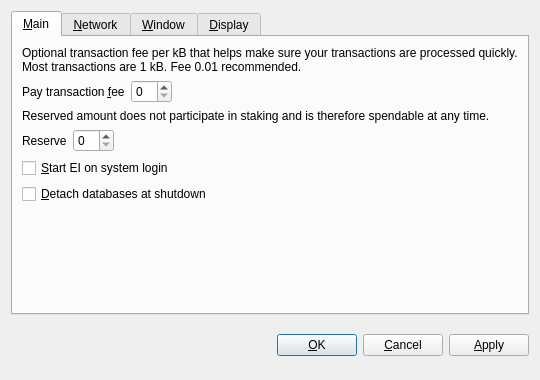
<?xml version="1.0" encoding="UTF-8"?>
<ui version="4.0">
 <class>OptionsDialog</class>
 <widget class="QDialog" name="OptionsDialog">
  <property name="geometry">
   <rect>
    <x>0</x>
    <y>0</y>
    <width>540</width>
    <height>380</height>
   </rect>
  </property>
  <property name="windowTitle">
   <string>Options</string>
  </property>
  <property name="modal">
   <bool>true</bool>
  </property>
  <layout class="QVBoxLayout" name="verticalLayout">
   <item>
    <widget class="QTabWidget" name="tabWidget">
     <property name="tabPosition">
      <enum>QTabWidget::North</enum>
     </property>
     <property name="currentIndex">
      <number>0</number>
     </property>
     <widget class="QWidget" name="tabMain">
      <attribute name="title">
       <string>&amp;Main</string>
      </attribute>
      <layout class="QVBoxLayout" name="verticalLayout_Main">
       <item>
        <widget class="QLabel" name="transactionFeeInfoLabel">
         <property name="text">
          <string>Optional transaction fee per kB that helps make sure your transactions are processed quickly. Most transactions are 1 kB. Fee 0.01 recommended.</string>
         </property>
         <property name="textFormat">
          <enum>Qt::PlainText</enum>
         </property>
         <property name="wordWrap">
          <bool>true</bool>
         </property>
        </widget>
       </item>
       <item>
        <layout class="QHBoxLayout" name="horizontalLayoutFee">
         <item>
          <widget class="QLabel" name="transactionFeeLabel">
           <property name="text">
            <string>Pay transaction &amp;fee</string>
           </property>
           <property name="textFormat">
            <enum>Qt::PlainText</enum>
           </property>
           <property name="buddy">
            <cstring>transactionFee</cstring>
           </property>
          </widget>
         </item>
         <item>
          <widget class="BitcoinAmountField" name="transactionFee"/>
         </item>
         <item>
          <spacer name="horizontalSpacerFee">
           <property name="orientation">
            <enum>Qt::Horizontal</enum>
           </property>
           <property name="sizeHint" stdset="0">
            <size>
             <width>40</width>
             <height>20</height>
            </size>
           </property>
          </spacer>
         </item>
        </layout>
       </item>
       <item>
        <widget class="QLabel" name="reserveBalanceInfoLabel">
         <property name="text">
          <string>Reserved amount does not participate in staking and is therefore spendable at any time.</string>
         </property>
         <property name="textFormat">
          <enum>Qt::PlainText</enum>
         </property>
         <property name="wordWrap">
          <bool>true</bool>
         </property>
        </widget>
       </item>
       <item>
        <layout class="QHBoxLayout" name="horizontalLayoutReserveBalance">
         <item>
          <widget class="QLabel" name="reserveBalanceLabel">
           <property name="text">
            <string>Reserve</string>
           </property>
           <property name="textFormat">
            <enum>Qt::PlainText</enum>
           </property>
           <property name="buddy">
            <cstring>reserveBalance</cstring>
           </property>
          </widget>
         </item>
         <item>
          <widget class="BitcoinAmountField" name="reserveBalance"/>
         </item>
         <item>
          <spacer name="horizontalSpacerReserveBalance">
           <property name="orientation">
            <enum>Qt::Horizontal</enum>
           </property>
           <property name="sizeHint" stdset="0">
            <size>
             <width>40</width>
             <height>20</height>
            </size>
           </property>
          </spacer>
         </item>
        </layout>
       </item>
       <item>
        <widget class="QCheckBox" name="bitcoinAtStartup">
         <property name="toolTip">
          <string>Automatically start EI after logging in to the system.</string>
         </property>
         <property name="text">
          <string>&amp;Start EI on system login</string>
         </property>
        </widget>
       </item>
       <item>
        <widget class="QCheckBox" name="detachDatabases">
         <property name="toolTip">
          <string>Detach block and address databases at shutdown. This means they can be moved to another data directory, but it slows down shutdown. The wallet is always detached.</string>
         </property>
         <property name="text">
          <string>&amp;Detach databases at shutdown</string>
         </property>
        </widget>
       </item>
       <item>
        <spacer name="verticalSpacer_Main">
         <property name="orientation">
          <enum>Qt::Vertical</enum>
         </property>
         <property name="sizeHint" stdset="0">
          <size>
           <width>20</width>
           <height>40</height>
          </size>
         </property>
        </spacer>
       </item>
      </layout>
     </widget>
     <widget class="QWidget" name="tabNetwork">
      <attribute name="title">
       <string>&amp;Network</string>
      </attribute>
      <layout class="QVBoxLayout" name="verticalLayout_Network">
       <item>
        <widget class="QCheckBox" name="mapPortUpnp">
         <property name="toolTip">
          <string>Automatically open the EI client port on the router. This only works when your router supports UPnP and it is enabled.</string>
         </property>
         <property name="text">
          <string>Map port using &amp;UPnP</string>
         </property>
        </widget>
       </item>
       <item>
        <widget class="QCheckBox" name="connectSocks">
         <property name="toolTip">
          <string>Connect to the EI network through a SOCKS proxy (e.g. when connecting through Tor).</string>
         </property>
         <property name="text">
          <string>&amp;Connect through SOCKS proxy:</string>
         </property>
        </widget>
       </item>
       <item>
        <layout class="QHBoxLayout" name="horizontalLayout_Network">
         <item>
          <widget class="QLabel" name="proxyIpLabel">
           <property name="text">
            <string>Proxy &amp;IP:</string>
           </property>
           <property name="textFormat">
            <enum>Qt::PlainText</enum>
           </property>
           <property name="buddy">
            <cstring>proxyIp</cstring>
           </property>
          </widget>
         </item>
         <item>
          <widget class="QValidatedLineEdit" name="proxyIp">
           <property name="maximumSize">
            <size>
             <width>140</width>
             <height>16777215</height>
            </size>
           </property>
           <property name="toolTip">
            <string>IP address of the proxy (e.g. 127.0.0.1)</string>
           </property>
          </widget>
         </item>
         <item>
          <widget class="QLabel" name="proxyPortLabel">
           <property name="text">
            <string>&amp;Port:</string>
           </property>
           <property name="textFormat">
            <enum>Qt::PlainText</enum>
           </property>
           <property name="buddy">
            <cstring>proxyPort</cstring>
           </property>
          </widget>
         </item>
         <item>
          <widget class="QLineEdit" name="proxyPort">
           <property name="maximumSize">
            <size>
             <width>55</width>
             <height>16777215</height>
            </size>
           </property>
           <property name="toolTip">
            <string>Port of the proxy (e.g. 9050)</string>
           </property>
          </widget>
         </item>
         <item>
          <widget class="QLabel" name="socksVersionLabel">
           <property name="text">
            <string>SOCKS &amp;Version:</string>
           </property>
           <property name="textFormat">
            <enum>Qt::PlainText</enum>
           </property>
           <property name="buddy">
            <cstring>socksVersion</cstring>
           </property>
          </widget>
         </item>
         <item>
          <widget class="QValueComboBox" name="socksVersion">
           <property name="toolTip">
            <string>SOCKS version of the proxy (e.g. 5)</string>
           </property>
          </widget>
         </item>
         <item>
          <spacer name="horizontalSpacer_Network">
           <property name="orientation">
            <enum>Qt::Horizontal</enum>
           </property>
           <property name="sizeHint" stdset="0">
            <size>
             <width>40</width>
             <height>20</height>
            </size>
           </property>
          </spacer>
         </item>
        </layout>
       </item>
       <item>
        <spacer name="verticalSpacer_Network">
         <property name="orientation">
          <enum>Qt::Vertical</enum>
         </property>
         <property name="sizeHint" stdset="0">
          <size>
           <width>20</width>
           <height>40</height>
          </size>
         </property>
        </spacer>
       </item>
      </layout>
     </widget>
     <widget class="QWidget" name="tabWindow">
      <attribute name="title">
       <string>&amp;Window</string>
      </attribute>
      <layout class="QVBoxLayout" name="verticalLayout_Window">
       <item>
        <widget class="QCheckBox" name="minimizeToTray">
         <property name="toolTip">
          <string>Show only a tray icon after minimizing the window.</string>
         </property>
         <property name="text">
          <string>&amp;Minimize to the tray instead of the taskbar</string>
         </property>
        </widget>
       </item>
       <item>
        <widget class="QCheckBox" name="minimizeOnClose">
         <property name="toolTip">
          <string>Minimize instead of exit the application when the window is closed. When this option is enabled, the application will be closed only after selecting Quit in the menu.</string>
         </property>
         <property name="text">
          <string>M&amp;inimize on close</string>
         </property>
        </widget>
       </item>
       <item>
        <spacer name="verticalSpacer_Window">
         <property name="orientation">
          <enum>Qt::Vertical</enum>
         </property>
         <property name="sizeHint" stdset="0">
          <size>
           <width>20</width>
           <height>40</height>
          </size>
         </property>
        </spacer>
       </item>
      </layout>
     </widget>
     <widget class="QWidget" name="tabDisplay">
      <attribute name="title">
       <string>&amp;Display</string>
      </attribute>
      <layout class="QVBoxLayout" name="verticalLayout_Display">
       <item>
        <layout class="QHBoxLayout" name="horizontalLayout_1_Display">
         <item>
          <widget class="QLabel" name="langLabel">
           <property name="text">
            <string>User Interface &amp;language:</string>
           </property>
           <property name="textFormat">
            <enum>Qt::PlainText</enum>
           </property>
           <property name="buddy">
            <cstring>lang</cstring>
           </property>
          </widget>
         </item>
         <item>
          <widget class="QValueComboBox" name="lang">
           <property name="toolTip">
            <string>The user interface language can be set here. This setting will take effect after restarting EI.</string>
           </property>
          </widget>
         </item>
        </layout>
       </item>
       <item>
        <layout class="QHBoxLayout" name="horizontalLayout_2_Display">
         <item>
          <widget class="QLabel" name="unitLabel">
           <property name="text">
            <string>&amp;Unit to show amounts in:</string>
           </property>
           <property name="textFormat">
            <enum>Qt::PlainText</enum>
           </property>
           <property name="buddy">
            <cstring>unit</cstring>
           </property>
          </widget>
         </item>
         <item>
          <widget class="QValueComboBox" name="unit">
           <property name="toolTip">
            <string>Choose the default subdivision unit to show in the interface and when sending coins.</string>
           </property>
          </widget>
         </item>
        </layout>
       </item>
       <item>
        <widget class="QCheckBox" name="displayAddresses">
         <property name="toolTip">
          <string>Whether to show EI addresses in the transaction list or not.</string>
         </property>
         <property name="text">
          <string>&amp;Display addresses in transaction list</string>
         </property>
        </widget>
       </item>
       <item>
        <widget class="QCheckBox" name="coinControlFeatures">
         <property name="toolTip">
          <string>Whether to show coin control features or not.</string>
         </property>
         <property name="text">
          <string>Display coin &amp;control features (experts only!)</string>
         </property>
        </widget>
       </item>
       <item>
        <spacer name="verticalSpacer_Display">
         <property name="orientation">
          <enum>Qt::Vertical</enum>
         </property>
         <property name="sizeHint" stdset="0">
          <size>
           <width>20</width>
           <height>40</height>
          </size>
         </property>
        </spacer>
       </item>
      </layout>
     </widget>
    </widget>
   </item>
   <item>
    <layout class="QHBoxLayout" name="horizontalLayout_Buttons">
     <item>
      <spacer name="horizontalSpacer_1">
       <property name="orientation">
        <enum>Qt::Horizontal</enum>
       </property>
       <property name="sizeHint" stdset="0">
        <size>
         <width>40</width>
         <height>48</height>
        </size>
       </property>
      </spacer>
     </item>
     <item>
      <widget class="QLabel" name="statusLabel">
       <property name="font">
        <font>
         <weight>75</weight>
         <bold>true</bold>
        </font>
       </property>
       <property name="text">
        <string/>
       </property>
       <property name="textFormat">
        <enum>Qt::PlainText</enum>
       </property>
       <property name="wordWrap">
        <bool>true</bool>
       </property>
      </widget>
     </item>
     <item>
      <spacer name="horizontalSpacer_2">
       <property name="orientation">
        <enum>Qt::Horizontal</enum>
       </property>
       <property name="sizeHint" stdset="0">
        <size>
         <width>40</width>
         <height>48</height>
        </size>
       </property>
      </spacer>
     </item>
     <item>
      <widget class="QPushButton" name="okButton">
       <property name="text">
        <string>&amp;OK</string>
       </property>
      </widget>
     </item>
     <item>
      <widget class="QPushButton" name="cancelButton">
       <property name="text">
        <string>&amp;Cancel</string>
       </property>
       <property name="autoDefault">
        <bool>false</bool>
       </property>
      </widget>
     </item>
     <item>
      <widget class="QPushButton" name="applyButton">
       <property name="text">
        <string>&amp;Apply</string>
       </property>
       <property name="autoDefault">
        <bool>false</bool>
       </property>
      </widget>
     </item>
    </layout>
   </item>
  </layout>
 </widget>
 <customwidgets>
  <customwidget>
   <class>BitcoinAmountField</class>
   <extends>QSpinBox</extends>
   <header>bitcoinamountfield.h</header>
  </customwidget>
  <customwidget>
   <class>QValueComboBox</class>
   <extends>QComboBox</extends>
   <header>qvaluecombobox.h</header>
  </customwidget>
  <customwidget>
   <class>QValidatedLineEdit</class>
   <extends>QLineEdit</extends>
   <header>qvalidatedlineedit.h</header>
  </customwidget>
 </customwidgets>
 <resources/>
 <connections/>
</ui>
